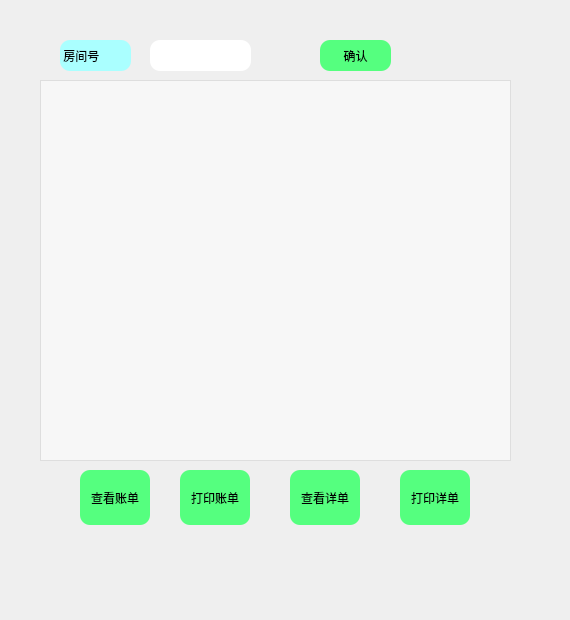
<?xml version="1.0" encoding="UTF-8"?>
<ui version="4.0">
 <class>widget</class>
 <widget class="QWidget" name="widget">
  <property name="geometry">
   <rect>
    <x>0</x>
    <y>0</y>
    <width>570</width>
    <height>620</height>
   </rect>
  </property>
  <property name="windowTitle">
   <string>Form</string>
  </property>
  <property name="styleSheet">
   <string notr="true"/>
  </property>
  <widget class="QPushButton" name="pushButton_1">
   <property name="geometry">
    <rect>
     <x>80</x>
     <y>470</y>
     <width>70</width>
     <height>55</height>
    </rect>
   </property>
   <property name="styleSheet">
    <string notr="true">				   QPushButton{
	font: 11pt &quot;楷体&quot;;
	background-color: rgb(85, 255, 127);
	
				   border-radius:10px;
				   
                                                                
                   }

                   QPushButton:pressed{
                   
	
	
                   }
                   
                   QPushButton:hover{
background-color: rgb(0, 85, 255);
                   }</string>
   </property>
   <property name="text">
    <string>查看账单</string>
   </property>
  </widget>
  <widget class="QPushButton" name="pushButton_2">
   <property name="geometry">
    <rect>
     <x>180</x>
     <y>470</y>
     <width>70</width>
     <height>55</height>
    </rect>
   </property>
   <property name="styleSheet">
    <string notr="true">				   QPushButton{
	font: 11pt &quot;楷体&quot;;
	background-color: rgb(85, 255, 127);
	
				   border-radius:10px;
				   
                                                                
                   }

                   QPushButton:pressed{
                   
	
                   }
                   
                   QPushButton:hover{
background-color: rgb(0, 85, 255);
                   }</string>
   </property>
   <property name="text">
    <string>打印账单</string>
   </property>
  </widget>
  <widget class="QPushButton" name="pushButton_3">
   <property name="geometry">
    <rect>
     <x>290</x>
     <y>470</y>
     <width>70</width>
     <height>55</height>
    </rect>
   </property>
   <property name="styleSheet">
    <string notr="true">				   QPushButton{
	font: 11pt &quot;楷体&quot;;
	background-color: rgb(85, 255, 127);
	
				   border-radius:10px;
				   
                                                                
                   }

                   QPushButton:pressed{
                   
	
                   }
                   
                   QPushButton:hover{
background-color: rgb(0, 85, 255);
                   }</string>
   </property>
   <property name="text">
    <string>查看详单</string>
   </property>
  </widget>
  <widget class="QPushButton" name="pushButton_4">
   <property name="geometry">
    <rect>
     <x>400</x>
     <y>470</y>
     <width>70</width>
     <height>55</height>
    </rect>
   </property>
   <property name="styleSheet">
    <string notr="true">				   QPushButton{
	font: 11pt &quot;楷体&quot;;
	background-color: rgb(85, 255, 127);
	
				   border-radius:10px;
				   
                                                                
                   }

                   QPushButton:pressed{
                   
	
                   }
                   
                   QPushButton:hover{
background-color: rgb(0, 85, 255);
                   }</string>
   </property>
   <property name="text">
    <string>打印详单</string>
   </property>
  </widget>
  <widget class="QLabel" name="label">
   <property name="geometry">
    <rect>
     <x>60</x>
     <y>40</y>
     <width>71</width>
     <height>31</height>
    </rect>
   </property>
   <property name="styleSheet">
    <string notr="true">background-color: rgb(170, 255, 255);
font: 11pt &quot;楷体&quot;;
border-radius:10px;</string>
   </property>
   <property name="text">
    <string> 房间号</string>
   </property>
  </widget>
  <widget class="QLineEdit" name="lineEdit">
   <property name="geometry">
    <rect>
     <x>150</x>
     <y>40</y>
     <width>101</width>
     <height>31</height>
    </rect>
   </property>
   <property name="styleSheet">
    <string notr="true">border-radius:10px;
font: 11pt &quot;楷体&quot;;</string>
   </property>
  </widget>
  <widget class="QPushButton" name="pushButton_5">
   <property name="geometry">
    <rect>
     <x>320</x>
     <y>40</y>
     <width>71</width>
     <height>31</height>
    </rect>
   </property>
   <property name="styleSheet">
    <string notr="true">				   QPushButton{
	font: 11pt &quot;楷体&quot;;
	background-color: rgb(85, 255, 127);
	
				   border-radius:10px;
				   
                                                                
                   }

                   QPushButton:pressed{
                   
	
                   }
                   
                   QPushButton:hover{
					
	background-color: rgb(0, 85, 255);
                   }</string>
   </property>
   <property name="text">
    <string>确认</string>
   </property>
  </widget>
  <widget class="QTextEdit" name="textEdit">
   <property name="geometry">
    <rect>
     <x>40</x>
     <y>80</y>
     <width>471</width>
     <height>381</height>
    </rect>
   </property>
   <property name="styleSheet">
    <string notr="true">background-color: rgb(255, 255, 255,0.5);</string>
   </property>
  </widget>
 </widget>
 <resources/>
 <connections/>
</ui>
